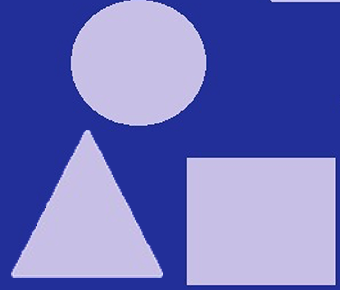
%> input picture Reconocimiento de Patrones/Reconocer Formas/Imagenes prueba/figuras.BMP, 340 x 290 px, given in place of Tornillos.BMP, which was not available
$ octave Main_2.m   (GNU Octave 9; MATLAB toolbox functions it lacks are replaced by stand-ins)
%> lines starting %> are read from the running program, lines starting %| are printed output that depends on the picture; in (x1, y1, x2, y2) boxes, pixels count from 0 and x2, y2 are one past the last pixel; in counts of white or black regions, pixels touching at a corner belong together; the program's own positions count from 1; pictures that were not available may be replaced by others from this repository, and a replacement may not be noted
clc
clear all
close all
warning off all

IMAG='Bases Sossa/IMAG';
TIPO = '.BMP';

Tornillos='BasesSossa/Tornillos.BMP';
Rondanas='BasesSossa/Rondanas.BMP';
Llaves='BasesSossa/Llaves.BMP';
Argollas='BasesSossa/Argollas.BMP';
Colas='BasesSossa/Colas.BMP';

props = [1, 4];
clase_1 = zeros(1, 4);
clase_2 = zeros(1, 4);
clase_3 = zeros(1, 4);
clase_4 = zeros(1, 4);
clase_5 = zeros(1, 4);
clase_6 = zeros(1, 4);

for i=1:5
    switch i
        case 1
            a=imread(Tornillos); %Tornillo
%> a is the input picture: size 290x340x3 uint8; mean R, G, B 108.3, 111.8, 187.6
            c=im2bw(a);
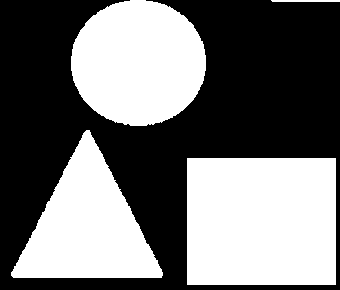
%> c: size 290x340 logical; 44.9% white; 4 white regions
            objetos=regionprops(c,'Perimeter','Area','Centroid','BoundingBox');
%> objetos = 4 regions; box (x1, y1, x2, y2), Area, Centroid and Perimeter: (187, 158, 336, 285) 18923 [262 222] 536.7, (71, 0, 206, 126) 13383 [139 63.3] 418.7, (11, 130, 163, 278) 11877 [87.9 227.9] 492.9, (271, 0, 340, 2) 137 [306.2 1.5] 134.3
            for k=1:length(objetos)
                caja=objetos(k).BoundingBox;
                clase_1(k,1) = objetos(k).Perimeter;
                clase_1(k,2) = objetos(k).Area;
                clase_1(k,4) = k;
                clase_1(k,5) = i;
            end
%> this loop made 4 passes
%> caja on passes 1 to 4: [11.5 130.5 152 148], [71.5 0.5 135 126], [187.5 158.5 149 127], [271.5 0.5 69 2]
%> after the loop, clase_1 = [492.9 11877 0 1 1; 418.7 13383 0 2 1; 536.7 18923 0 3 1; 134.3 137 0 4 1]

        case 2
            a=imread(Rondanas); %Rondana
            c=im2bw(a);
            objetos=regionprops(c,'Perimeter','Area','Centroid','BoundingBox');
            for k=1:length(objetos)
                caja=objetos(k).BoundingBox;
                clase_2(k,1) = objetos(k).Perimeter;
                clase_2(k,2) = objetos(k).Area;
                clase_2(k,4) = k;
                clase_2(k,5) = i;
            end

        case 3
            a=imread(Llaves); %Armella
            c=im2bw(a);
            objetos=regionprops(c,'Perimeter','Area','Centroid','BoundingBox');
            for k=1:length(objetos)
                caja=objetos(k).BoundingBox;
                clase_3(k,1) = objetos(k).Perimeter;
                clase_3(k,2) = objetos(k).Area;
                clase_3(k,4) = k;
                clase_3(k,5) = i;
            end

        case 4
            a=imread(Argollas); %Llave Alen
            c=im2bw(a);
            objetos=regionprops(c,'Perimeter','Area','Centroid','BoundingBox');
            for k=1:length(objetos)
                caja=objetos(k).BoundingBox;
                clase_4(k,1) = objetos(k).Perimeter;
                clase_4(k,2) = objetos(k).Area;
                clase_4(k,4) = k;
                clase_4(k,5) = i;
            end

        case 5
            a=imread(Colas); %Cola de pato
            c=im2bw(a);
            objetos=regionprops(c,'Perimeter','Area','Centroid','BoundingBox');
            for k=1:length(objetos)
                caja=objetos(k).BoundingBox;
                clase_5(k,1) = objetos(k).Perimeter;
                clase_5(k,2) = objetos(k).Area;
                clase_5(k,4) = k;
                clase_5(k,5) = i;
            end
    end

end
%> pass 2 of the loop `for i=1:5`:
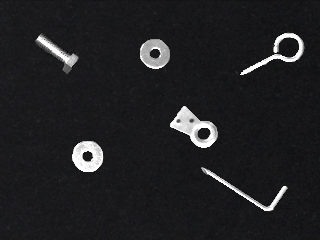
%> input picture Reconocimiento de Patrones/Reconocer Formas/Imagenes prueba/foto.BMP, 320 x 240 px, given in place of Rondanas.BMP, which was not available
%> a is the input picture: size 240x320x3 uint8; mean R, G, B 33.2, 33.3, 35.1
%> `c=im2bw(a);`:
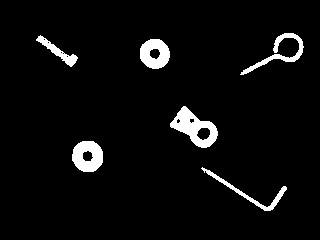
%> c: size 240x320 logical; 4.7% white; 6 white regions
%> `objetos=regionprops(c,'Perimeter','Area','Centroid','BoundingBox');`: objetos = 6 regions; largest, box (x1, y1, x2, y2), Area, Centroid and Perimeter: (170, 106, 218, 148) 924 [194.9 128.4] 133.4, (72, 141, 103, 172) 707 [88.3 156.9] 96.22, (140, 39, 170, 69) 640 [155.4 54.4] 92.03, (240, 33, 304, 75) 536 [279.8 53.4] 239.2
%> the loop `for k=1:length(objetos)` made 6 passes
%> caja on passes 1 to 6: [36.5 35.5 42 32], [72.5 141.5 31 31], [140.5 39.5 30 30], [170.5 106.5 48 42], [201.5 167.5 86 44], [240.5 33.5 64 42]
%> after the loop `for k=1:length(objetos)`: clase_2 = [110.4 338 0 1 2; 96.22 707 0 2 2; 92.03 640 0 3 2; 133.4 924 0 4 2; 220.8 437 0 5 2; 239.2 536 0 6 2]
%> (the run ends here)
